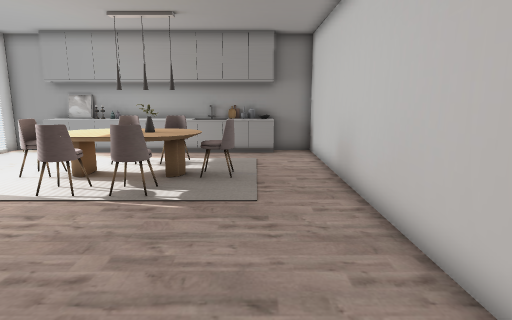
[1] (above)

13 first-person views from a walk through a 3-D level made in the Unity game engine. The camera is 1.3 m above the floor, tilts 10° down and sees 75° across. The floor is counted in squares, 0.5 m on a side. Each view is taken from the middle of a square. On the plan, view 1 faces up. The plan holds only what a view shows up to about 20 squares ahead; the rest is blank.

[2]
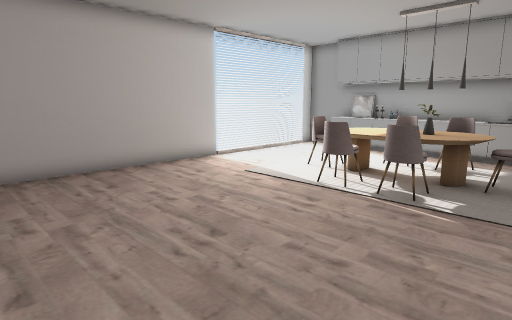

[3]
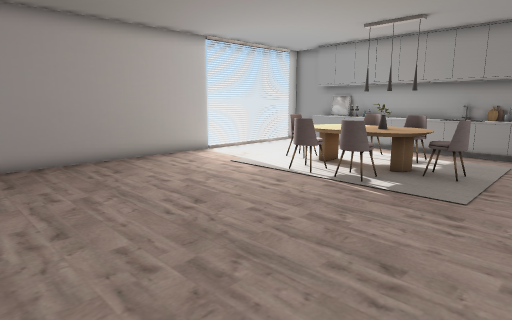

[4]
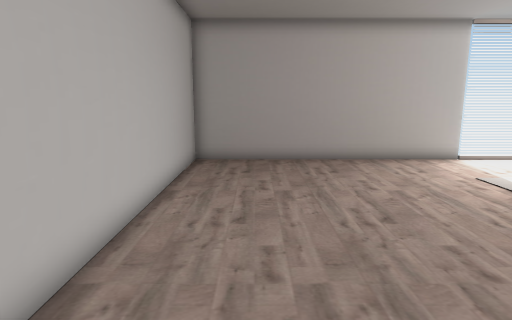

[5]
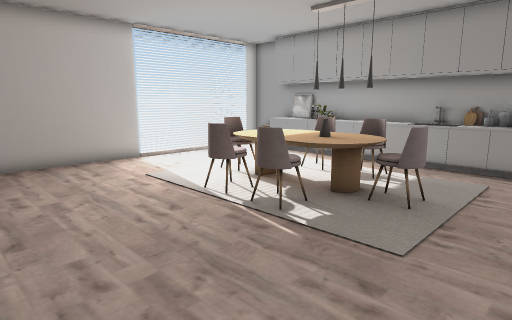

[6]
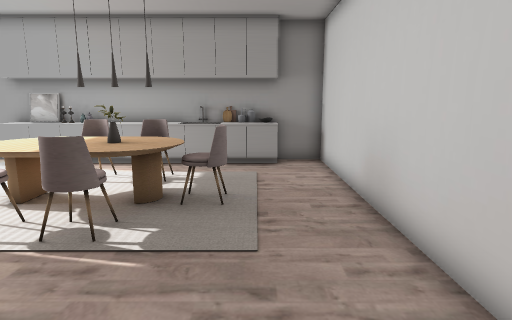

[7]
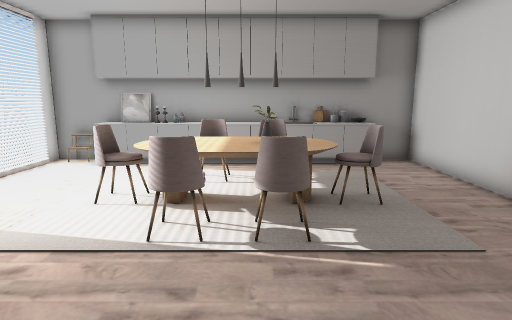

[8]
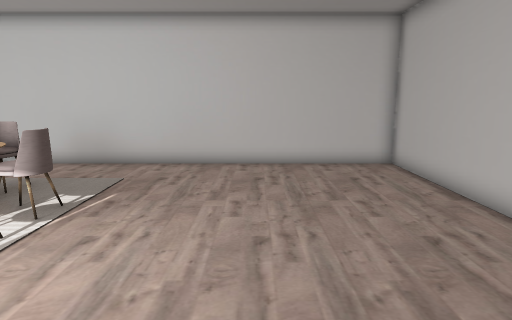

[9]
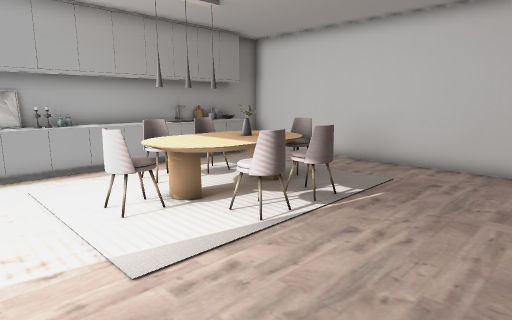

[10]
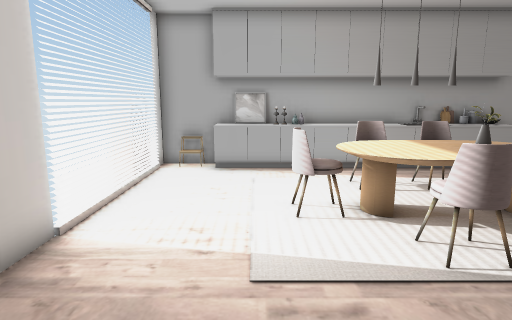

[11]
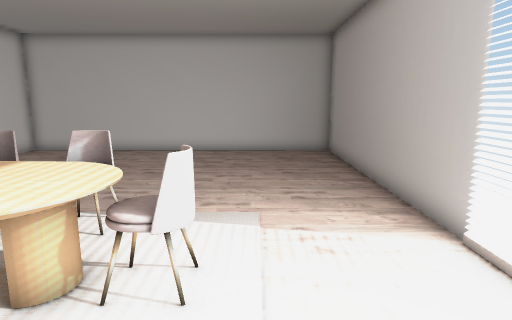

[12]
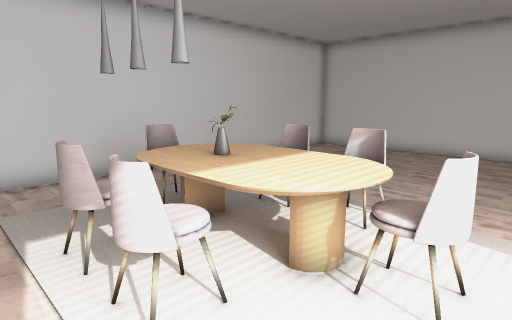

[13]
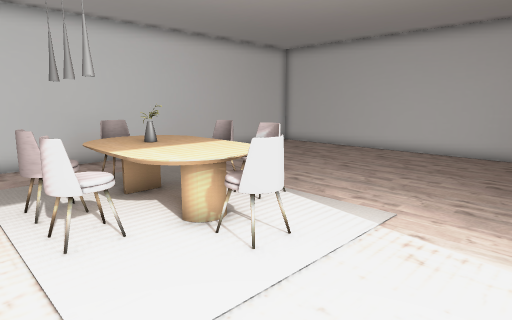

### Floor plan
Key: @ floor where view 1 was taken; # wall or solid block; . floor; = window, fence, low wall or low ledge; ^ raised ledge; O other object.
Columns run from 13 left of view 1 to 3 right of it. Each row starts with its distance up from view 1.
 18  OOOOOOOOOOOOOOO
 17 #.===OO====^###.O
 16 =...............O
 15 =......OOOO.....O
 14 =....  OOOO  ...O
 13 =.... OOOOOO ...O
 12 =....OOOOOOOO...O
 11 =....OOOOOOOO...O
 10 #....  OOOO  ...O
  9 O....  OOOO  ...O
  8 O...............O
  7 O...............O
  6 O...............O
  5 O...............O
  4 O...............O
  3 O...............O
  2 O...............O
  1 O...............O
  0 O............@..O
 -1 O...............O
 -2  OOOOOOOOOOOOOOO

Where each view was taken, in squares from view 1:
view 1: 0 up, 0 right, facing up
view 2: 0 up, 0 right, facing up-left
view 3: 1 down, 2 right, facing up-left
view 4: 1 up, 2 right, facing left
view 5: 3 up, 2 right, facing up-left
view 6: 3 up, 0 right, facing up
view 7: 3 up, 4 left, facing up
view 8: 4 up, 11 left, facing right
view 9: 4 up, 11 left, facing up-right
view 10: 4 up, 9 left, facing up
view 11: 16 up, 9 left, facing down
view 12: 16 up, 9 left, facing down-right
view 13: 16 up, 12 left, facing down-right
